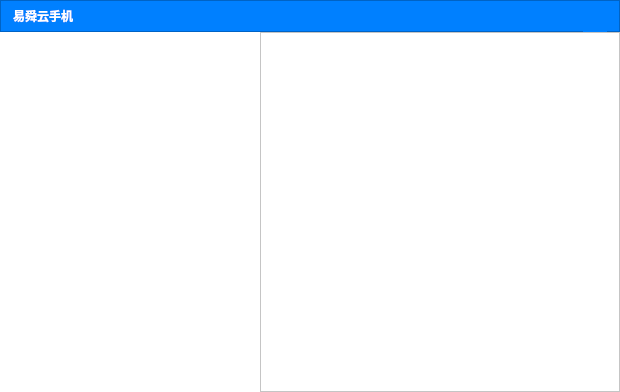
<?xml version="1.0" encoding="UTF-8"?>
<ui version="4.0">
 <class>LoginWindow</class>
 <widget class="QMainWindow" name="LoginWindow">
  <property name="geometry">
   <rect>
    <x>0</x>
    <y>0</y>
    <width>620</width>
    <height>392</height>
   </rect>
  </property>
  <property name="minimumSize">
   <size>
    <width>620</width>
    <height>392</height>
   </size>
  </property>
  <property name="maximumSize">
   <size>
    <width>620</width>
    <height>392</height>
   </size>
  </property>
  <property name="windowTitle">
   <string>LoginWindow</string>
  </property>
  <property name="styleSheet">
   <string notr="true">QMainWindow{border-top-left-radius: 6px;border-top-right-radius: 6px;}</string>
  </property>
  <widget class="QWidget" name="centralwidget">
   <property name="styleSheet">
    <string notr="true">background-color:#FFFFFFFF;</string>
   </property>
   <layout class="QVBoxLayout" name="verticalLayout">
    <property name="spacing">
     <number>0</number>
    </property>
    <property name="leftMargin">
     <number>0</number>
    </property>
    <property name="topMargin">
     <number>0</number>
    </property>
    <property name="rightMargin">
     <number>0</number>
    </property>
    <property name="bottomMargin">
     <number>0</number>
    </property>
    <item>
     <widget class="QFrame" name="frame">
      <property name="minimumSize">
       <size>
        <width>0</width>
        <height>32</height>
       </size>
      </property>
      <property name="maximumSize">
       <size>
        <width>16777215</width>
        <height>32</height>
       </size>
      </property>
      <property name="palette">
       <palette>
        <active>
         <colorrole role="Button">
          <brush brushstyle="SolidPattern">
           <color alpha="255">
            <red>0</red>
            <green>128</green>
            <blue>255</blue>
           </color>
          </brush>
         </colorrole>
         <colorrole role="Base">
          <brush brushstyle="SolidPattern">
           <color alpha="255">
            <red>0</red>
            <green>128</green>
            <blue>255</blue>
           </color>
          </brush>
         </colorrole>
         <colorrole role="Window">
          <brush brushstyle="SolidPattern">
           <color alpha="255">
            <red>0</red>
            <green>128</green>
            <blue>255</blue>
           </color>
          </brush>
         </colorrole>
        </active>
        <inactive>
         <colorrole role="Button">
          <brush brushstyle="SolidPattern">
           <color alpha="255">
            <red>0</red>
            <green>128</green>
            <blue>255</blue>
           </color>
          </brush>
         </colorrole>
         <colorrole role="Base">
          <brush brushstyle="SolidPattern">
           <color alpha="255">
            <red>0</red>
            <green>128</green>
            <blue>255</blue>
           </color>
          </brush>
         </colorrole>
         <colorrole role="Window">
          <brush brushstyle="SolidPattern">
           <color alpha="255">
            <red>0</red>
            <green>128</green>
            <blue>255</blue>
           </color>
          </brush>
         </colorrole>
        </inactive>
        <disabled>
         <colorrole role="Button">
          <brush brushstyle="SolidPattern">
           <color alpha="255">
            <red>0</red>
            <green>128</green>
            <blue>255</blue>
           </color>
          </brush>
         </colorrole>
         <colorrole role="Base">
          <brush brushstyle="SolidPattern">
           <color alpha="255">
            <red>0</red>
            <green>128</green>
            <blue>255</blue>
           </color>
          </brush>
         </colorrole>
         <colorrole role="Window">
          <brush brushstyle="SolidPattern">
           <color alpha="255">
            <red>0</red>
            <green>128</green>
            <blue>255</blue>
           </color>
          </brush>
         </colorrole>
        </disabled>
       </palette>
      </property>
      <property name="styleSheet">
       <string notr="true">background-color:#FF0080FF;</string>
      </property>
      <property name="frameShape">
       <enum>QFrame::StyledPanel</enum>
      </property>
      <property name="frameShadow">
       <enum>QFrame::Raised</enum>
      </property>
      <layout class="QHBoxLayout" name="horizontalLayout_2">
       <property name="spacing">
        <number>0</number>
       </property>
       <property name="leftMargin">
        <number>12</number>
       </property>
       <property name="topMargin">
        <number>0</number>
       </property>
       <property name="rightMargin">
        <number>12</number>
       </property>
       <property name="bottomMargin">
        <number>0</number>
       </property>
       <item>
        <widget class="QLabel" name="label">
         <property name="palette">
          <palette>
           <active>
            <colorrole role="WindowText">
             <brush brushstyle="SolidPattern">
              <color alpha="255">
               <red>255</red>
               <green>255</green>
               <blue>255</blue>
              </color>
             </brush>
            </colorrole>
            <colorrole role="Button">
             <brush brushstyle="SolidPattern">
              <color alpha="255">
               <red>0</red>
               <green>128</green>
               <blue>255</blue>
              </color>
             </brush>
            </colorrole>
            <colorrole role="Base">
             <brush brushstyle="SolidPattern">
              <color alpha="255">
               <red>0</red>
               <green>128</green>
               <blue>255</blue>
              </color>
             </brush>
            </colorrole>
            <colorrole role="Window">
             <brush brushstyle="SolidPattern">
              <color alpha="255">
               <red>0</red>
               <green>128</green>
               <blue>255</blue>
              </color>
             </brush>
            </colorrole>
           </active>
           <inactive>
            <colorrole role="WindowText">
             <brush brushstyle="SolidPattern">
              <color alpha="255">
               <red>255</red>
               <green>255</green>
               <blue>255</blue>
              </color>
             </brush>
            </colorrole>
            <colorrole role="Button">
             <brush brushstyle="SolidPattern">
              <color alpha="255">
               <red>0</red>
               <green>128</green>
               <blue>255</blue>
              </color>
             </brush>
            </colorrole>
            <colorrole role="Base">
             <brush brushstyle="SolidPattern">
              <color alpha="255">
               <red>0</red>
               <green>128</green>
               <blue>255</blue>
              </color>
             </brush>
            </colorrole>
            <colorrole role="Window">
             <brush brushstyle="SolidPattern">
              <color alpha="255">
               <red>0</red>
               <green>128</green>
               <blue>255</blue>
              </color>
             </brush>
            </colorrole>
           </inactive>
           <disabled>
            <colorrole role="Button">
             <brush brushstyle="SolidPattern">
              <color alpha="255">
               <red>0</red>
               <green>128</green>
               <blue>255</blue>
              </color>
             </brush>
            </colorrole>
            <colorrole role="Base">
             <brush brushstyle="SolidPattern">
              <color alpha="255">
               <red>0</red>
               <green>128</green>
               <blue>255</blue>
              </color>
             </brush>
            </colorrole>
            <colorrole role="Window">
             <brush brushstyle="SolidPattern">
              <color alpha="255">
               <red>0</red>
               <green>128</green>
               <blue>255</blue>
              </color>
             </brush>
            </colorrole>
           </disabled>
          </palette>
         </property>
         <property name="font">
          <font>
           <pointsize>9</pointsize>
           <bold>true</bold>
          </font>
         </property>
         <property name="text">
          <string>易舜云手机</string>
         </property>
        </widget>
       </item>
       <item>
        <spacer name="horizontalSpacer">
         <property name="orientation">
          <enum>Qt::Horizontal</enum>
         </property>
         <property name="sizeHint" stdset="0">
          <size>
           <width>507</width>
           <height>9</height>
          </size>
         </property>
        </spacer>
       </item>
       <item>
        <widget class="QPushButton" name="pushButton">
         <property name="minimumSize">
          <size>
           <width>24</width>
           <height>32</height>
          </size>
         </property>
         <property name="maximumSize">
          <size>
           <width>24</width>
           <height>32</height>
          </size>
         </property>
         <property name="styleSheet">
          <string notr="true">QPushButton:hover {
     background-color: #FFD31111
 }
 QPushButton:flat {
     border: none; /* no border for a flat push button */
 }

 QPushButton:default {
     border-color: navy; /* make the default button prominent */
 }
</string>
         </property>
         <property name="text">
          <string/>
         </property>
         <property name="icon">
          <iconset resource="res.qrc">
           <normaloff>:/login/resource/login/close.png</normaloff>:/login/resource/login/close.png</iconset>
         </property>
         <property name="iconSize">
          <size>
           <width>24</width>
           <height>32</height>
          </size>
         </property>
         <property name="flat">
          <bool>true</bool>
         </property>
        </widget>
       </item>
      </layout>
     </widget>
    </item>
    <item>
     <layout class="QHBoxLayout" name="horizontalLayout">
      <item>
       <widget class="QLabel" name="label_2">
        <property name="minimumSize">
         <size>
          <width>260</width>
          <height>360</height>
         </size>
        </property>
        <property name="maximumSize">
         <size>
          <width>260</width>
          <height>360</height>
         </size>
        </property>
        <property name="text">
         <string/>
        </property>
        <property name="pixmap">
         <pixmap resource="res.qrc">:/login/resource/login/logo.png</pixmap>
        </property>
       </widget>
      </item>
      <item>
       <widget class="QFrame" name="frame_2">
        <property name="styleSheet">
         <string notr="true">color:#FF4A4A4A;</string>
        </property>
        <property name="frameShape">
         <enum>QFrame::StyledPanel</enum>
        </property>
        <property name="frameShadow">
         <enum>QFrame::Raised</enum>
        </property>
       </widget>
      </item>
     </layout>
    </item>
   </layout>
  </widget>
 </widget>
 <resources>
  <include location="res.qrc"/>
 </resources>
 <connections/>
</ui>
